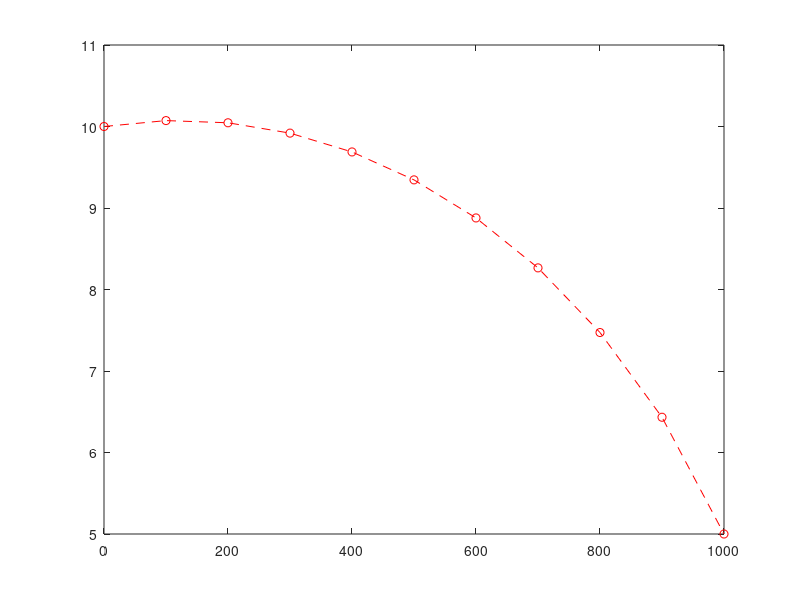

This chart was generated by the following MATLAB code:
    N=0.0001;
    K=1;
    h=[10 0 0 0 0 0 0 0 0 0 5];
    h_old=[10 0 0 0 0 0 0 0 0 0 5];
    tolerance=1;
    dx=100;

    while tolerance > 1e-6
        for i=2:1:10
            D = ((-N/K)-((h(i+1)-h(i-1))/(2*dx)).^2)
            C = h(i)*h(i-1);
            B = h(i)*h(i+1);
            A = (D*(dx.^2 ) - C - B)
            h(i) = sqrt(A/(-2));
            tolerance(i-1) = abs((h(i) - h_old(i))./h(i));
        end
        tolerance=max(tolerance);
        h_old=h;

    end

    x2=linspace(0,1000,11);
    h=h';
    plot(x2,h, 'r o --')
